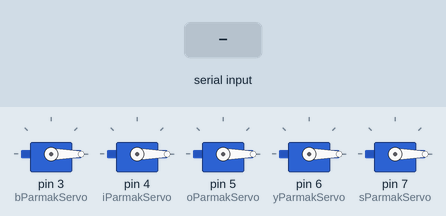
This sketch was run on a simulated Arduino Uno, built with avr-gcc and run on an emulated ATmega328P. Parts: 5 × servo. Inputs (shaded band) come from the test bench.

Above: at 1.2 s.
1.3 s: "b90\n" received over Serial
At 2.5 s:
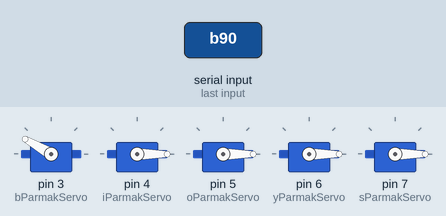
7.3 s: "30/150\n" received over Serial
At 8.4 s:
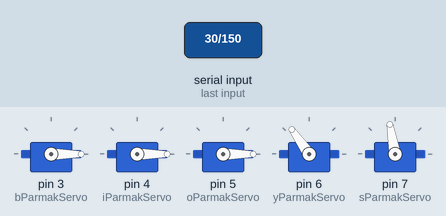
15.0 s: "200\n" received over Serial
At 18.1 s:
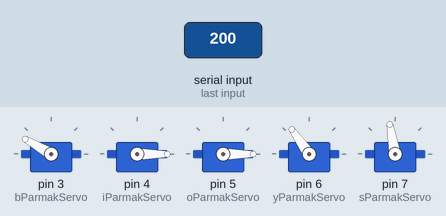
Timing chart, 0 to 20.5 s (numbered marks = the images above; inputs shaded):
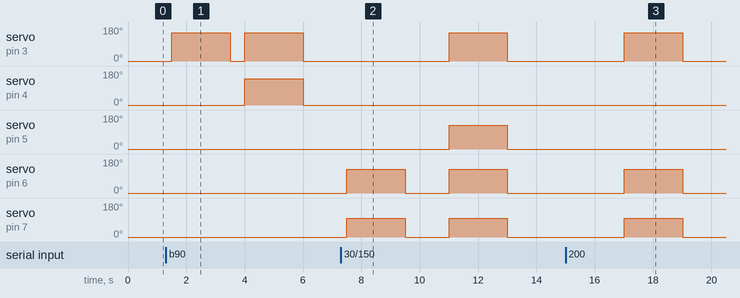

Measured:
- after the input at 1.3 s, servo on pin 3 (bParmakServo): alternates 150° for 2.0 s and 0° for 0.50 s, starting after 0.20 s; servo on pin 4 (iParmakServo): 0° → 140° after 2.7 s, → 0° 2.0 s later
- after the input at 7.3 s, servo on pin 3 (bParmakServo): 0° → 150° after 3.7 s, → 0° 2.0 s later; servo on pin 5 (oParmakServo): 0° → 125° after 3.7 s, → 0° 2.0 s later
- after the input at 15.0 s, servo on pin 3 (bParmakServo): 0° → 150° after 2.0 s, → 0° 2.0 s later; servo on pin 6 (yParmakServo): 0° → 125° after 2.0 s, → 0° 2.0 s later; servo on pin 7 (sParmakServo): 0° → 100° after 2.0 s, → 0° 2.0 s later

The sketch:

RHand.ino
```cpp
#include <Servo.h>
#include <SoftwareSerial.h>

Servo bParmakServo, iParmakServo, oParmakServo, yParmakServo, sParmakServo, bilekServo;
int bParmakINT=0, iParmakINT=0, oParmakINT=0, yParmakINT=0, sParmakINT=0, bilekINT=0;
char script[]={'1','2','3','4','5','6','7','8','9','a','b','f','ı','l','s','v','w','y','z','x'};
String script2[20][5] ={
                      "150","0","125","125","100",
                      "150","0","0","125","100",
                      "0","0","0","125","100",
                      "150","0","0","0","0",
                      "0","0","0","0","0",
                      "150","0","0","0","100",
                      "150","0","0","125","0",
                      "150","0","125","0","0",
                      "150","140","0","0","0",
                      "0","140","125","125","100",
                      "150","0","0","0","0",
                      "150","80","0","0","0",
                      "150","140","125","125","0",
                      "0","0","125","125","100",
                      "150","140","125","125","100",
                      "150","0","0","125","100",
                      "150","0","0","0","100",
                      "0","140","125","125","0",
                      "150","70","125","125","100",
                      "0","0","125","125","0"
                      };
SoftwareSerial BTserial(10, 11);

String str = "";
int count=0;
String degerler[6]={"0","0","0","0","0","0"};
void setup() {
  // initialize digital pin 8 as an output.
  bParmakServo.attach(3);
  iParmakServo.attach(4);
  oParmakServo.attach(5);
  yParmakServo.attach(6);
  sParmakServo.attach(7);
  reServo();
  Serial.begin(9600);
  BTserial.begin(9600);

}
void loop() {

  if (BTserial.available() > 0) { // Checks whether data is comming from the serial port
    while(BTserial.available()){
      str += (char)BTserial.read(); // Reads the data from the serial port
    }
    bool kontrol=true;
    int konum1=0, konum2=0; // String parçalamak için gerekli.
    while(kontrol){
      if((str.indexOf('/',konum1)) != -1){
        konum1=str.indexOf('/',konum1++);
        String subSTR = str.substring(konum2, konum1);
        konum1++;
        konum2=konum1;
        degerler[count]=subSTR;
        count++;
      }else{
        kontrol=false;
        count=0;
      }
    }
    for(int i=0;i<6;i++){ // Gelen stringi parçalayıp gerekli değerleri çekiyoruz.
      if(degerler[i][0] == 'b'){
        String bParmakSTR;
        for(int j=1;j<degerler[i].length();j++){
          bParmakSTR += degerler[i][j];
        }
        int b=bParmakINT-bParmakSTR.toInt();
        if(b<-5 || b>5){
            bParmakServo.write(bParmakSTR.toInt());

            bParmakINT=bParmakSTR.toInt();
        }Serial.print("b"+bParmakSTR + " | "); // Gerekli değer alınıyor. Servoda toInt() ile kullanılacak.
      }else if(degerler[i][0] == 'i'){
        String iParmakSTR;
        for(int j=1;j<degerler[i].length();j++){
          iParmakSTR += degerler[i][j];
        }
        int i=iParmakINT-iParmakSTR.toInt();
        if(i<-5 || i>5){
          iParmakServo.write(iParmakSTR.toInt());

          iParmakINT=iParmakSTR.toInt();
        }Serial.print("i"+iParmakSTR + " | "); // Gerekli değer alınıyor. Servoda toInt() ile kullanılacak.
      }else if(degerler[i][0] == 'o'){
        String oParmakSTR;
        for(int j=1;j<degerler[i].length();j++){
          oParmakSTR += degerler[i][j];
        }
        int o=oParmakINT-oParmakSTR.toInt();
        if(o<-5 || o>5){
          oParmakServo.write(oParmakSTR.toInt());

          oParmakINT=oParmakSTR.toInt();
        }Serial.print("o"+oParmakSTR + " | "); // Gerekli değer alınıyor. Servoda toInt() ile kullanılacak.
      }else if(degerler[i][0] == 'y'){
        String yParmakSTR;
        for(int j=1;j<degerler[i].length();j++){
          yParmakSTR += degerler[i][j];
        }
        int y=yParmakINT-yParmakSTR.toInt();
        if(y<-5 || y>5){
          yParmakServo.write(yParmakSTR.toInt());

          yParmakINT=yParmakSTR.toInt();
        }Serial.print("y"+yParmakSTR + " | "); // Gerekli değer alınıyor. Servoda toInt() ile kullanılacak.
      }else if(degerler[i][0] == 's'){
        String sParmakSTR;
        for(int j=1;j<degerler[i].length();j++){
          sParmakSTR += degerler[i][j];
        }
        int s=sParmakINT-sParmakSTR.toInt();
        if(s<-5 || s>5){
          sParmakServo.write(sParmakSTR.toInt());

          sParmakINT=sParmakSTR.toInt();
        }Serial.print("s"+sParmakSTR + " | "); // Gerekli değer alınıyor. Servoda toInt() ile kullanılacak.
      }else{
        // Geçersiz veriler.
      }
    }
    Serial.println();
    str=""; // Yeni string için boşaltıldı.
  }else{
    //Serial.print("Baglantı Yok!");
  }
  if (Serial.available() > 0) {
    //while(Serial.available()){
      char str2 = (char)Serial.read(); // Reads the data from the serial port
    //}
    for(int i=0;i<20;i++){
      if(script[i]==str2){
        bParmakServo.write(script2[i][0].toInt());
        iParmakServo.write(script2[i][1].toInt());
        oParmakServo.write(script2[i][2].toInt());
        yParmakServo.write(script2[i][3].toInt());
        sParmakServo.write(script2[i][4].toInt());
        delay(2000);
        break;
      }
    }
    reServo();
  }
  delay(500);
}
void reServo(){
  bParmakServo.write(0);
  iParmakServo.write(0);
  oParmakServo.write(0);
  yParmakServo.write(0);
  sParmakServo.write(0);
}
```
